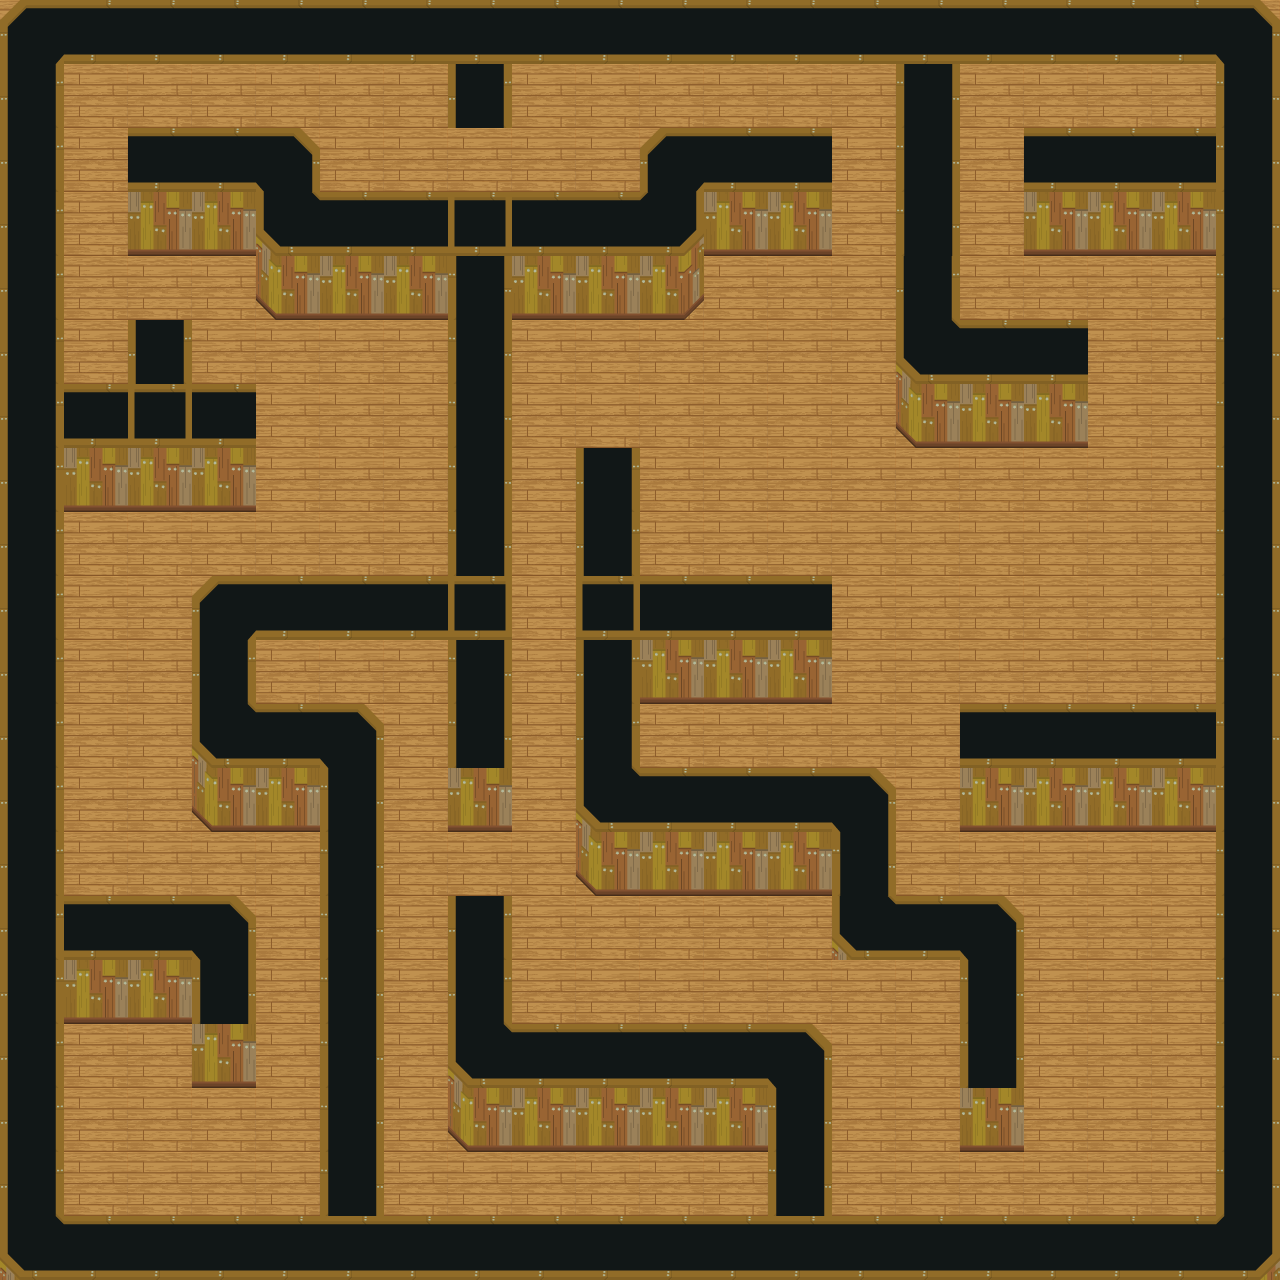

This game map was drawn from its Tiled (.tmx) file and the tilesets committed beside it. A one-line description and the trimmed map source follow:
An orthogonal 20x20 tile map with 64x64 px tiles, 1 tile layer (Tile), 1 image layer.

<map version="1.0" orientation="orthogonal" width="20" height="20" tilewidth="64" tileheight="64">
 <tileset firstgid="1" name="TileSetTeste" tilewidth="64" tileheight="64">
  <image source="TileSetTeste.png" width="192" height="448" />
 </tileset>
 <imagelayer name="Back" width="0" height="0">
     <image source="map18.png" />
 </imagelayer>
 <layer name="Tile" width="20" height="20">
  <data>[400 cells, 206 non-empty, 11 distinct tile ids]</data>
 </layer>
</map>
